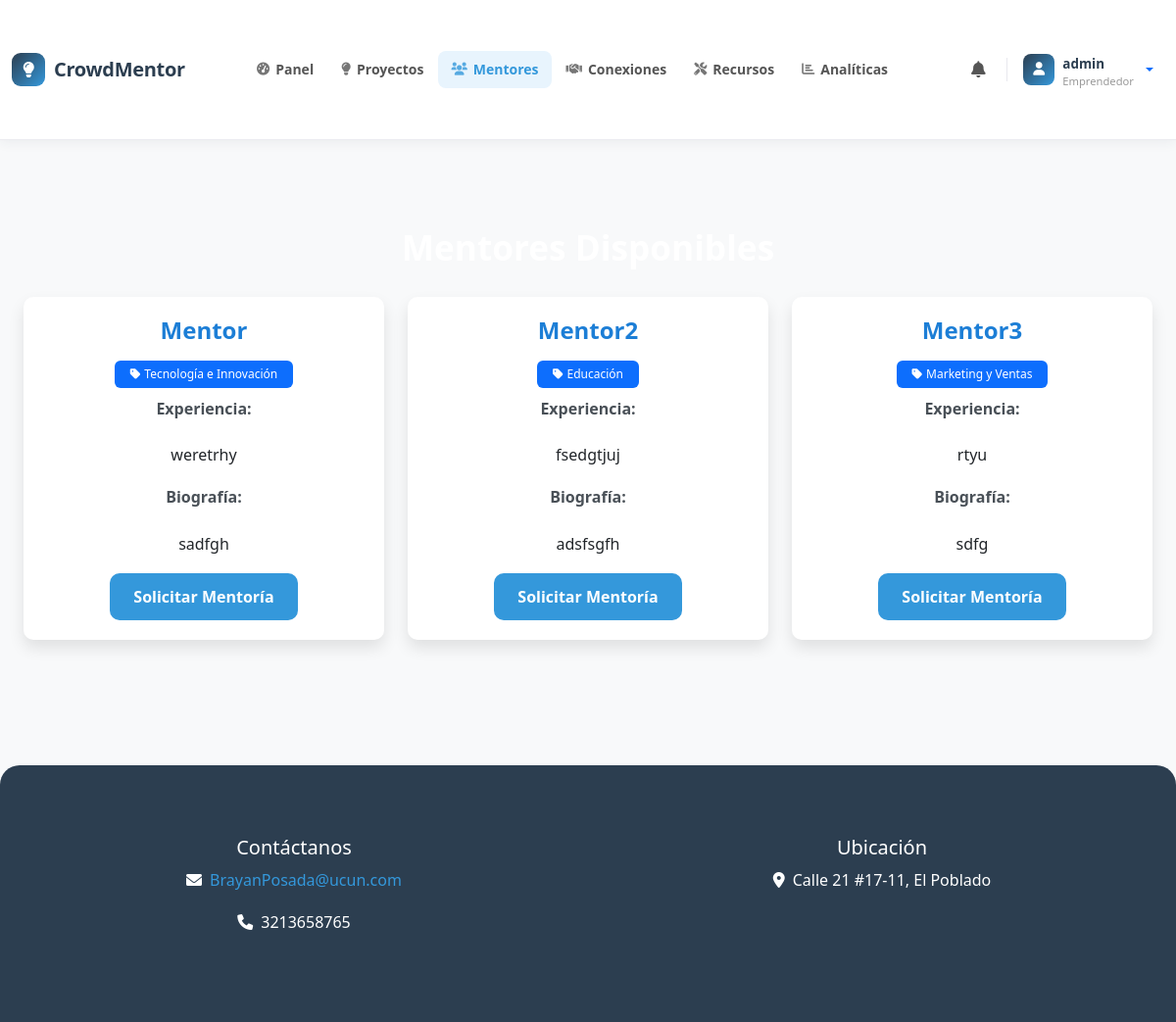
The page /mentors/ (signed in) on the database as committed earlier.
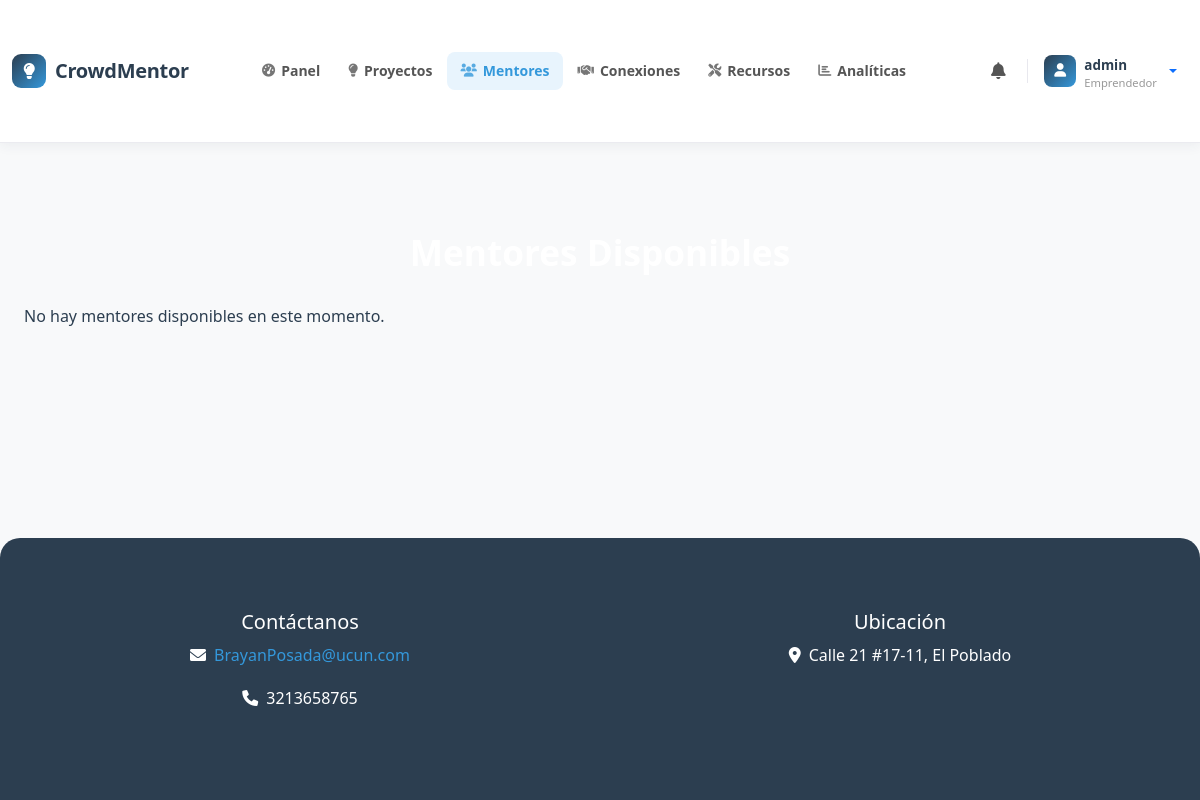
The same page on the database as committed later.
### core/models.py (models this page shows, shortened)
class Profile(models.Model):
    USER_TYPES = (
        ('entrepreneur', 'Emprendedor'),
        ('mentor', 'Mentor'),
        ('investor', 'Inversionista'),
        ('evaluator', 'Evaluador'),
    )
    MENTOR_SPECIALTIES = (
        ('agronomy', 'Agronomía y Proyectos Agropecuarios'),
        ('technology', 'Tecnología e Innovación'),
        ('finance', 'Finanzas y Negocios'),
        ('health', 'Salud y Bienestar'),
        ('marketing', 'Marketing y Ventas'),
        ('legal', 'Legal y Cumplimiento'),
        ('education', 'Educación'),
        ('manufacturing', 'Manufactura e Industria'),
        ('environment', 'Medio Ambiente y Sostenibilidad'),
        ('arts', 'Arte y Entretenimiento'),
        ('other', 'Otra especialidad'),
    )
    user = models.OneToOneField(User, on_delete=models.CASCADE)
    user_type = models.CharField(max_length=20, choices=USER_TYPES)
    bio = models.TextField()
    experience = models.TextField()
    mentor_specialty = models.CharField(
        max_length=50,
        choices=MENTOR_SPECIALTIES,
        blank=True,
        null=True,
        verbose_name='Especialidad (Mentor)'
    )
    is_approved = models.BooleanField(default=False)  # For mentors/evaluators
    is_approved_by_admin = models.BooleanField(default=False)  # Para evaluadores aprobados por el administrador
    profile_picture = models.ImageField(upload_to='profiles/', blank=True, null=True)
    birth_date = models.DateField(blank=True, null=True)
    phone_number = models.CharField(max_length=20, blank=True)
    location = models.CharField(max_length=100, blank=True)
    linkedin_url = models.URLField(max_length=200, blank=True)
    website_url = models.URLField(max_length=200, blank=True)

### core/views.py (the view)
# urls.py: path('mentors/', views.mentor_list, name='mentor_list'),
@login_required
def mentor_list(request):
    mentors = Profile.objects.filter(user_type='mentor', is_approved=True)
    active_mentorships = []
    if request.user.is_authenticated and hasattr(request.user, 'profile') and request.user.profile.user_type == 'entrepreneur':
        try:
            project = Project.objects.filter(owner=request.user, is_active=True).latest('created_at')
            active_mentorships = Mentorship.objects.filter(
                project=project,
                status='accepted'
            ).values_list('mentor_id', flat=True)
        except Project.DoesNotExist:
            pass
    return render(request, 'mentor_list.html', {
        'mentors': mentors,
        'active_mentorships': active_mentorships
    })

### core/templatetags/custom_filters.py (called while the page is built)
@register.filter
def has_profile(user):
    return hasattr(user, 'profile') and user.profile is not None

@register.filter
def get_user_type(user):
    if hasattr(user, 'profile') and user.profile:
        return user.profile.user_type
    return None

### core/templates/mentor_list.html
{% extends 'base.html' %}
{% block content %}
<div class="container mt-4">
    <h2>Mentores Disponibles</h2>
    <div class="row">
        {% for mentor in mentors %}
        <div class="col-md-4 mb-4">
            <div class="card">
                <div class="card-body">
                    <h5 class="card-title">{{ mentor.user.get_full_name|default:mentor.user.username }}</h5>
                    {% if mentor.mentor_specialty %}
                    <p class="card-text mb-2">
                        <span class="badge bg-primary">
                            <i class="fas fa-tag me-1"></i>{{ mentor.get_mentor_specialty_display }}
                        </span>
                    </p>
                    {% endif %}
                    <p class="card-text">
                        <strong>Experiencia:</strong><br>
                        {{ mentor.experience|linebreaks }}
                    </p>
                    <p class="card-text">
                        <strong>Biografía:</strong><br>
                        {{ mentor.bio|linebreaks }}
                    </p>
                    {% if user.profile.user_type == 'entrepreneur' %}
                        {% if mentor.user.id in active_mentorships %}
                            <button class="btn btn-secondary" disabled>
                                Mentoría Activa
                            </button>
                        {% else %}
                            <a href="{% url 'request_mentorship_by_entrepreneur' mentor.user.id %}" class="btn btn-primary">
                                Solicitar Mentoría
                            </a>
                        {% endif %}
                    {% endif %}
                </div>
            </div>
        </div>
        {% empty %}
        <div class="col-12">
            <p>No hay mentores disponibles en este momento.</p>
        </div>
        {% endfor %}
    </div>
</div>
{% endblock %}

Rows that differ between the two databases and show on the page:
removed Profile: user.get_full_name "Mentor", mentor_specialty "Tecnología e Innovación", experience "weretrhy", bio "sadfgh", shows "Solicitar Mentoría"
removed Profile: user.get_full_name "Mentor2", mentor_specialty "Educación", experience "fsedgtjuj", bio "adsfsgfh", shows "Solicitar Mentoría"
removed Profile: user.get_full_name "Mentor3", mentor_specialty "Marketing y Ventas", experience "rtyu", bio "sdfg", shows "Solicitar Mentoría"
Other text that changed with them:
text now shown: "No hay mentores disponibles en este momento."
